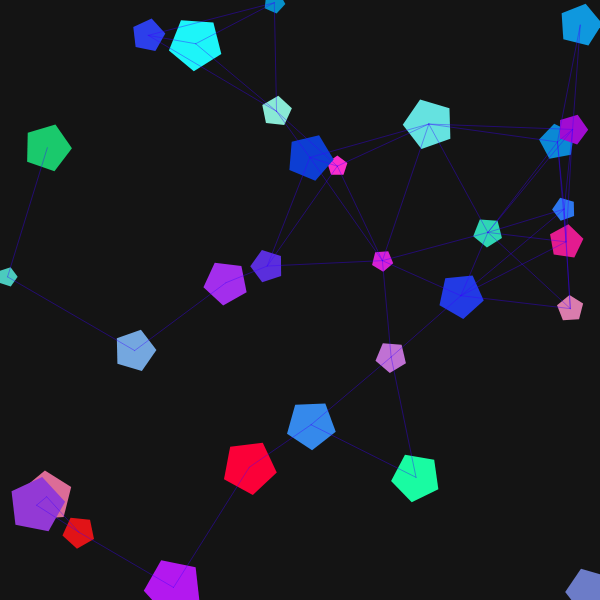
Frame 1 (no input)
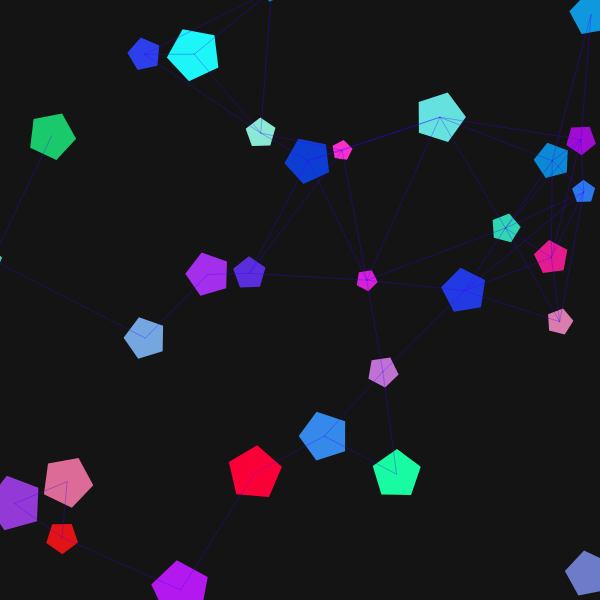
Frame 60 (no input)
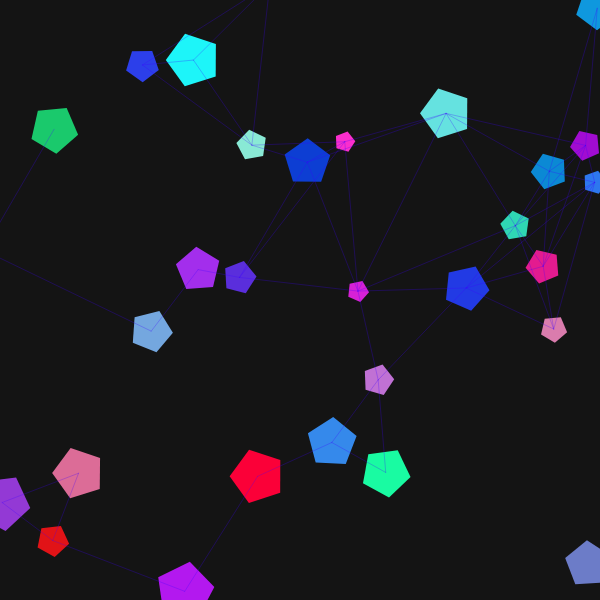
Frame 120 (the mouse pressed at the canvas centre since frame 60)

The p5.js sketch that drew these frames (run headless with seeded random() and noise() and a simulated clock; from frame 60 on, the mouse is pressed at the canvas centre):

// p5.js sketch
// ── sketch.js
let fragments = [];
let connections = [];
let state = 'stable'; // 'stable' or 'shattering'
let pulse = 0;
let shatterTimer = 0;
let shatterDuration = 120; // frames
let reformTimer = 0;
let reformDuration = 180; // frames

class Fragment {
  constructor(x, y) {
    this.x = x;
    this.y = y;
    this.vx = random(-0.5, 0.5);
    this.vy = random(-0.5, 0.5);
    this.size = random(10, 30);
    this.angle = random(TWO_PI);
    this.angularVelocity = random(-0.02, 0.02);
    this.color = color(random(100, 255), random(100, 255), random(200, 255));
  }

  update() {
    if (state === 'stable') {
      this.x += this.vx;
      this.y += this.vy;
      this.angle += this.angularVelocity;
      // Dampen velocity
      this.vx *= 0.99;
      this.vy *= 0.99;
    } else if (state === 'shattering') {
      this.vx += random(-0.2, 0.2);
      this.vy += random(-0.2, 0.2);
      this.angle += this.angularVelocity;
      this.x += this.vx;
      this.y += this.vy;
    }
  }

  display() {
    push();
    translate(this.x, this.y);
    rotate(this.angle);
    fill(this.color);
    noStroke();
    if (state === 'stable') {
      // Draw a polygon fragment
      beginShape();
      for (let i = 0; i < 5; i++) {
        let angle = map(i, 0, 5, 0, TWO_PI);
        let x = cos(angle) * this.size;
        let y = sin(angle) * this.size;
        vertex(x, y);
      }
      endShape(CLOSE);
    } else if (state === 'shattering') {
      // Draw a sharp angular piece
      rectMode(CENTER);
      rect(0, 0, this.size, this.size/3);
    }
    pop();
  }

  isOutOfBounds() {
    return (
      this.x < -50 || this.x > width + 50 ||
      this.y < -50 || this.y > height + 50
    );
  }
}

function setup() {
  createCanvas(600, 600);
  colorMode(HSB, 255);

  // Create initial fragments
  for (let i = 0; i < 30; i++) {
    fragments.push(new Fragment(random(width), random(height)));
  }

  // Connect nearby fragments
  for (let i = 0; i < fragments.length; i++) {
    for (let j = i + 1; j < fragments.length; j++) {
      let d = dist(fragments[i].x, fragments[i].y, fragments[j].x, fragments[j].y);
      if (d < 150) {
        connections.push({a: i, b: j});
      }
    }
  }
}

function draw() {
  background(20);

  // Update and display fragments
  for (let frag of fragments) {
    frag.update();
    frag.display();
  }

  // Draw connections
  if (state === 'stable') {
    stroke(180, 255, 255, 100 + sin(pulse) * 50);
    strokeWeight(1);
    for (let conn of connections) {
      let a = fragments[conn.a];
      let b = fragments[conn.b];
      line(a.x, a.y, b.x, b.y);
    }
    pulse += 0.1;
  } else if (state === 'shattering') {
    stroke(0, 255, 255, 200);
    strokeWeight(2);
    for (let conn of connections) {
      let a = fragments[conn.a];
      let b = fragments[conn.b];
      line(a.x, a.y, b.x, b.y);
    }
  }

  // State transition logic
  if (state === 'stable') {
    // Occasionally trigger shattering event
    if (frameCount % 300 === 0) {
      state = 'shattering';
      shatterTimer = 0;
    }
  } else if (state === 'shattering') {
    shatterTimer++;
    if (shatterTimer > shatterDuration) {
      state = 'reforming';
      reformTimer = 0;
      // Reset fragments to random positions and velocities
      for (let frag of fragments) {
        frag.x = random(width);
        frag.y = random(height);
        frag.vx = random(-2, 2);
        frag.vy = random(-2, 2);
        frag.angle = random(TWO_PI);
        frag.angularVelocity = random(-0.1, 0.1);
      }
    }
  } else if (state === 'reforming') {
    reformTimer++;
    if (reformTimer > reformDuration) {
      state = 'stable';
      // Reconnect fragments
      connections = [];
      for (let i = 0; i < fragments.length; i++) {
        for (let j = i + 1; j < fragments.length; j++) {
          let d = dist(fragments[i].x, fragments[i].y, fragments[j].x, fragments[j].y);
          if (d < 150) {
            connections.push({a: i, b: j});
          }
        }
      }
    }
  }

  // Remove and add fragments during reformation
  if (state === 'reforming' && reformTimer > reformDuration / 2) {
    // Rebuild structure gradually
    if (frameCount % 5 === 0 && fragments.length < 30) {
      fragments.push(new Fragment(random(width), random(height)));
    }
  }
}
